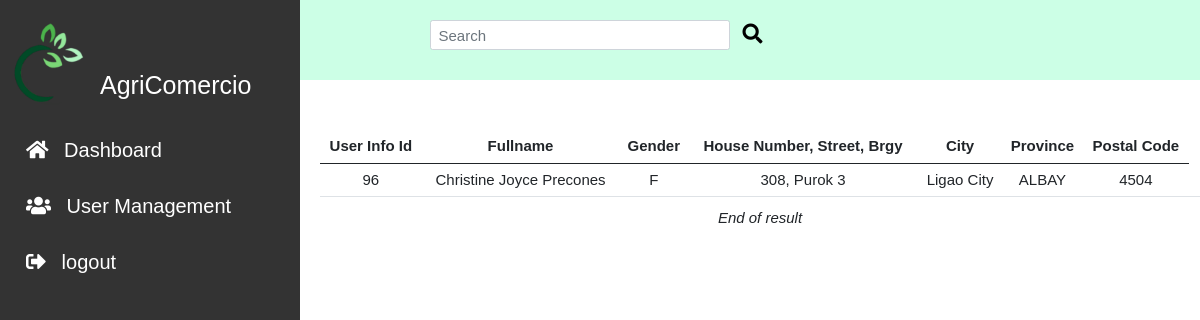
/admin/customer.php, run on an earlier commit of the app's database.
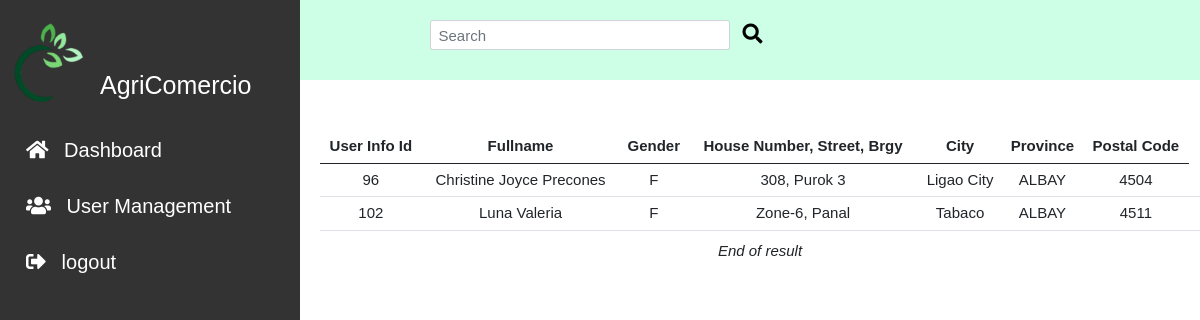
And on a later commit of the database.
### tables this page shows
CREATE TABLE `user_info` (
  `user_info_id` int(11) NOT NULL,
  `user_fullname` varchar(128) NOT NULL,
  `user_ref_num` varchar(64) NOT NULL,
  `gender` varchar(20) NOT NULL,
  `contact_details` varchar(20) NOT NULL,
  `house_no_street_brgy` varchar(128) NOT NULL,
  `city` varchar(128) NOT NULL,
  `province` varchar(128) NOT NULL,
  `postal_code` int(11) NOT NULL,
  `user_type` varchar(55) NOT NULL
);

### admin/customer.php (the view, shortened to what this page needs)
<!DOCTYPE html>
<?php
include_once ('../includes/db_conn.php');
$searchkey="";
?>
<!DOCTYPE html>
<html lang="en">
<head>
    <link rel="stylesheet" href="../css/bootstrap.min.css">
    <link rel="stylesheet" href="../css/style.css">
    <link rel="stylesheet" href="../css/fontawesome.css">
    <link rel="stylesheet" href="https://cdnjs.cloudflare.com/ajax/libs/font-awesome/5.15.2/css/all.min.css">
</head>
<body>
<header id="header">
<section id= "search">
        <div class = "container-fluid">
            <form action="customer.php" method="GET" class="d-flex">
                <input id="searchbar" name="searchkey" class="form-control me-2" type="search" placeholder="Search" aria-label="Search">
                <button class="btn btn-light" type="submit"><i class="fas fa-search"></i></button>
            </form>
        </div>
    </section>
</header>
<body>
<div class="sidenav">
  <div class="sidenav-title">
    <div class="sidenav_image">
      <img src="../img/logo1.png" alt=""width = "90px ">
      <h1>AgriComercio</h1>
    </div>
  </div>
  <a href="index.php"><i class="fas fa-home"></i> Dashboard</a>
  <a href="user.php"><i class="fas fa-users"></i> User Management</a>
  <a href="../logout.php"><i class="fas fa-sign-out-alt"></i> logout </a>
</div>
<main>
        <div class="main__container">
          <div class="container_fluid">
                <div class="row" id="contentPanel">
                <div class="col-12">
                <?php
                if($searchkey == ""){
                                    $sql =" SELECT
                                    `user_info_id`,
                                    `user_fullname`,
                                    `user_ref_num`,
                                    `gender`,
                                    `contact_details`,
                                    `house_no_street_brgy`,
                                    `city`,
                                    `province`,
                                    `postal_code`,
                                    `user_type`
                                    FROM `user_info`
                                    WHERE user_type = 'Customer';";
                    $stmt=mysqli_stmt_init($conn);
                    if (!mysqli_stmt_prepare($stmt, $sql)){
                    echo "Statement Failed.";
                    exit();
                    }
                }
                mysqli_stmt_execute($stmt);
                $resultData = mysqli_stmt_get_result($stmt);
                $arr=array();
                while($row = mysqli_fetch_assoc($resultData)){
                array_push($arr,$row);
                }
                if(!empty($arr)){
                    echo "<table class='table'>";
                    echo "<thead>";
                    echo "<th> User Info Id </th>";
                    echo "<th> Fullname</th>";
                    echo "<th> Gender </th>";
                    echo "<th> House Number, Street, Brgy </th>";
                    echo "<th> City </th>";
                    echo "<th> Province </th>";
                    echo "<th> Postal Code </th>";
                    echo "</thead>";
                    foreach($arr as $key => $val){
                    echo "<tr>";
                    echo "<td>" . $val ['user_info_id']         . "</td>";
                    echo "<td>" . $val ['user_fullname']   . "</td>";
                    echo "<td>" . $val ['gender']          .  " </td> ";
                    echo "<td>" . $val ['house_no_street_brgy'] .  " </td>";
                    echo "<td>" . $val ['city'] .  " </td>";
                    echo "<td>" . $val ['province'] .  " </td>";
                    echo "<td>" . $val ['postal_code'] .  " </td>";
                    echo "<td>";
                    echo "</tr>";
                    }
                  ?>
                    <?php
                    echo "</table>";
                    }
                    else{
                    echo "<h4> No Records Found.</h4>";
                    }
                ?>
                    <div
                    class='text-center'><em>End of result</em>
                    </div>
                </div>
                </div>
          </div>
      </main>
</body>
</html>

What changed in the data, as far as the page shows it:
added user_info: user_info_id "102", user_fullname "Luna Valeria", gender "F", house_no_street_brgy "Zone-6, Panal", city "Tabaco", province "ALBAY", postal_code "4511"
